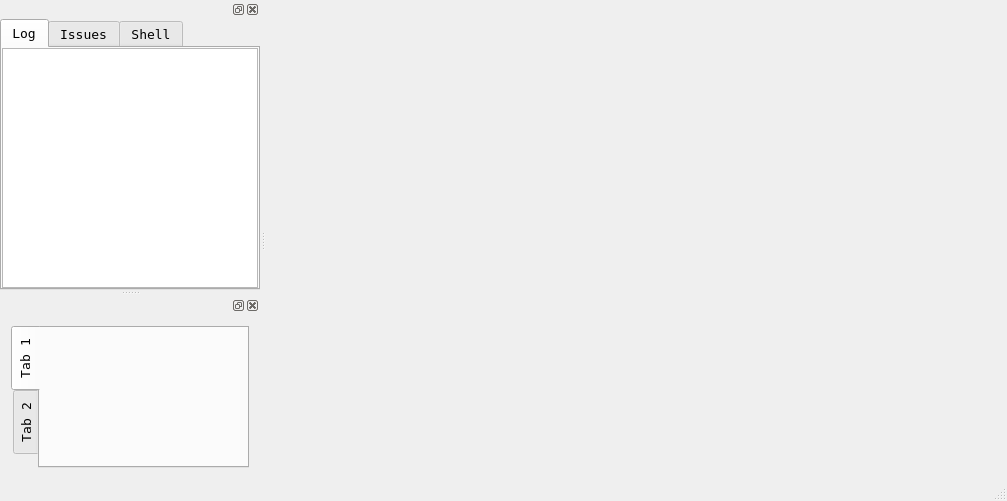
<?xml version="1.0" encoding="UTF-8"?>
<ui version="4.0">
 <class>MainWindow</class>
 <widget class="QMainWindow" name="MainWindow">
  <property name="geometry">
   <rect>
    <x>0</x>
    <y>0</y>
    <width>1007</width>
    <height>501</height>
   </rect>
  </property>
  <property name="font">
   <font>
    <family>Luxi Mono</family>
    <pointsize>10</pointsize>
   </font>
  </property>
  <property name="acceptDrops">
   <bool>true</bool>
  </property>
  <property name="windowTitle">
   <string>MainWindow</string>
  </property>
  <property name="accessibleName">
   <string comment="MainWindow" extracomment="MainWindow">MainWindow</string>
  </property>
  <property name="dockOptions">
   <set>QMainWindow::AllowTabbedDocks|QMainWindow::AnimatedDocks|QMainWindow::VerticalTabs</set>
  </property>
  <widget class="QWidget" name="centralWidget"/>
  <widget class="QMenuBar" name="menuBar">
   <property name="geometry">
    <rect>
     <x>0</x>
     <y>0</y>
     <width>1007</width>
     <height>22</height>
    </rect>
   </property>
  </widget>
  <widget class="QStatusBar" name="statusBar">
   <property name="font">
    <font>
     <pointsize>10</pointsize>
    </font>
   </property>
  </widget>
  <widget class="QDockWidget" name="dockWidget">
   <attribute name="dockWidgetArea">
    <number>1</number>
   </attribute>
   <widget class="QWidget" name="dockWidgetContents">
    <layout class="QGridLayout" name="gridLayout">
     <property name="leftMargin">
      <number>0</number>
     </property>
     <property name="topMargin">
      <number>0</number>
     </property>
     <property name="rightMargin">
      <number>0</number>
     </property>
     <property name="bottomMargin">
      <number>0</number>
     </property>
     <property name="spacing">
      <number>0</number>
     </property>
     <item row="0" column="0">
      <widget class="QTabWidget" name="tabWidget">
       <property name="tabShape">
        <enum>QTabWidget::Rounded</enum>
       </property>
       <property name="currentIndex">
        <number>0</number>
       </property>
       <widget class="QWidget" name="tab">
        <attribute name="title">
         <string>Log</string>
        </attribute>
        <layout class="QGridLayout" name="gridLayout_2">
         <property name="leftMargin">
          <number>0</number>
         </property>
         <property name="topMargin">
          <number>0</number>
         </property>
         <property name="rightMargin">
          <number>0</number>
         </property>
         <property name="bottomMargin">
          <number>0</number>
         </property>
         <property name="spacing">
          <number>0</number>
         </property>
         <item row="0" column="0">
          <widget class="QListWidget" name="listWidget_Log"/>
         </item>
        </layout>
       </widget>
       <widget class="QWidget" name="tab_2">
        <attribute name="title">
         <string>Issues</string>
        </attribute>
        <layout class="QGridLayout" name="gridLayout_3">
         <property name="leftMargin">
          <number>0</number>
         </property>
         <property name="topMargin">
          <number>0</number>
         </property>
         <property name="rightMargin">
          <number>0</number>
         </property>
         <property name="bottomMargin">
          <number>0</number>
         </property>
         <property name="spacing">
          <number>0</number>
         </property>
         <item row="0" column="0">
          <widget class="QTextEdit" name="textEdit"/>
         </item>
        </layout>
       </widget>
       <widget class="QWidget" name="tab_shell">
        <attribute name="title">
         <string>Shell</string>
        </attribute>
        <layout class="QGridLayout" name="gridLayout_5">
         <property name="leftMargin">
          <number>0</number>
         </property>
         <property name="topMargin">
          <number>0</number>
         </property>
         <property name="rightMargin">
          <number>0</number>
         </property>
         <property name="bottomMargin">
          <number>0</number>
         </property>
         <property name="spacing">
          <number>0</number>
         </property>
         <item row="0" column="0">
          <layout class="QGridLayout" name="gridLayout_4">
           <item row="0" column="0">
            <widget class="QListWidget" name="listWidget_shell_log"/>
           </item>
           <item row="1" column="0">
            <widget class="QLineEdit" name="lineEdit_shell_cmd"/>
           </item>
          </layout>
         </item>
        </layout>
       </widget>
      </widget>
     </item>
    </layout>
   </widget>
  </widget>
  <widget class="QDockWidget" name="dockWidget_tree">
   <attribute name="dockWidgetArea">
    <number>1</number>
   </attribute>
   <widget class="QWidget" name="dockWidgetContents_2">
    <layout class="QGridLayout" name="gridLayout_6">
     <item row="0" column="0">
      <widget class="QTabWidget" name="tabWidget_2">
       <property name="tabPosition">
        <enum>QTabWidget::West</enum>
       </property>
       <property name="currentIndex">
        <number>0</number>
       </property>
       <widget class="QWidget" name="tab_3">
        <attribute name="title">
         <string>Tab 1</string>
        </attribute>
       </widget>
       <widget class="QWidget" name="tab_4">
        <attribute name="title">
         <string>Tab 2</string>
        </attribute>
       </widget>
      </widget>
     </item>
    </layout>
   </widget>
  </widget>
 </widget>
 <layoutdefault spacing="6" margin="11"/>
 <resources/>
 <connections/>
</ui>
